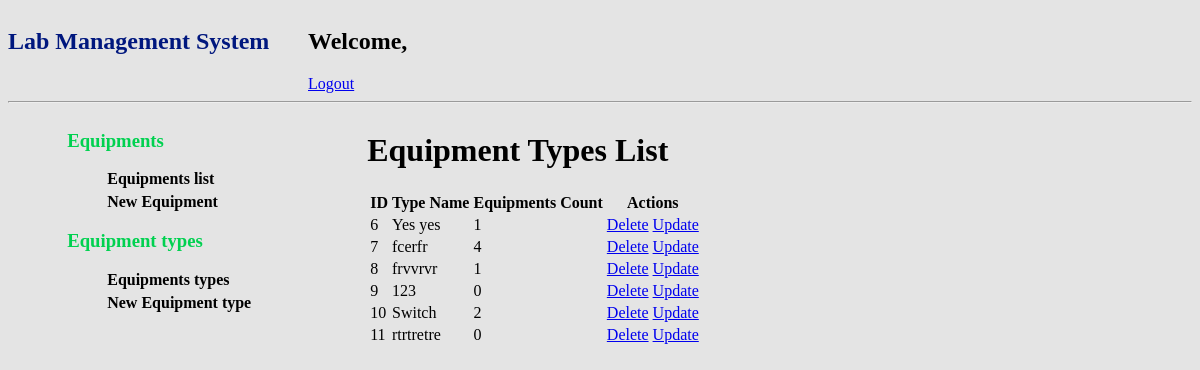
Page /users/equipments/types/ on the committed database.
### base/models.py (models this page shows, shortened)
class LabEquipmentType(models.Model):
    type_name = models.CharField(max_length=200)

### base/views.py (the view)
# urls.py: path("equipments/types/",views.equipment_types_list,name="equipment_types_list"),
def equipment_types_list(request):
    equipment_types = LabEquipmentType.objects.all()
    return render(request, 'equipment_types_list.html', {'equipment_types': equipment_types})

### templates/equipment_types_list.html (shortened to what this page needs)
<!DOCTYPE html>
<html lang="en">
  <head>
  </head>
  <body>
    {% include 'navbar.html' %}
    <div class="container">
      {% include 'left_nav.html' %}
      <div class="right-part">
        <h1>Equipment Types List</h1>
        <table>
          <thead>
            <tr>
              <th>ID</th>
              <th>Type Name</th>
              <th>Equipments Count</th>
              <th>Actions</th>
            </tr>
          </thead>
          <tbody>
            {% for equipment_type in equipment_types %}
            <tr>
              <td>{{ equipment_type.id }}</td>
              <td>{{ equipment_type.type_name }}</td>
              <td>{{ equipment_type.labequipment_set.count }}</td>
              <td>
                <a href="{% url 'delete_equipment_type' equipment_type.id %}"
                  >Delete</a
                >
                <a href="{% url 'update_equipment_type' equipment_type.id %}"
                  >Update</a
                >
              </td>
            </tr>
            {% endfor %}
          </tbody>
        </table>
      </div>
    </div>
  </body>
</html>

### templates/left_nav.html (style rules this page uses)
body { background: #e4e4e4; }
.container { width: 90%; margin: auto; display: flex; flex-direction: row; flex-wrap: nowrap; }

### rows in the picture
LabEquipmentType: id "6", type_name "Yes yes", labequipment_set.count "1"
LabEquipmentType: id "7", type_name "fcerfr", labequipment_set.count "4"
LabEquipmentType: id "8", type_name "frvvrvr", labequipment_set.count "1"
LabEquipmentType: id "9", type_name "123", labequipment_set.count "0"
LabEquipmentType: id "10", type_name "Switch", labequipment_set.count "2"
LabEquipmentType: id "11", type_name "rtrtretre", labequipment_set.count "0"
